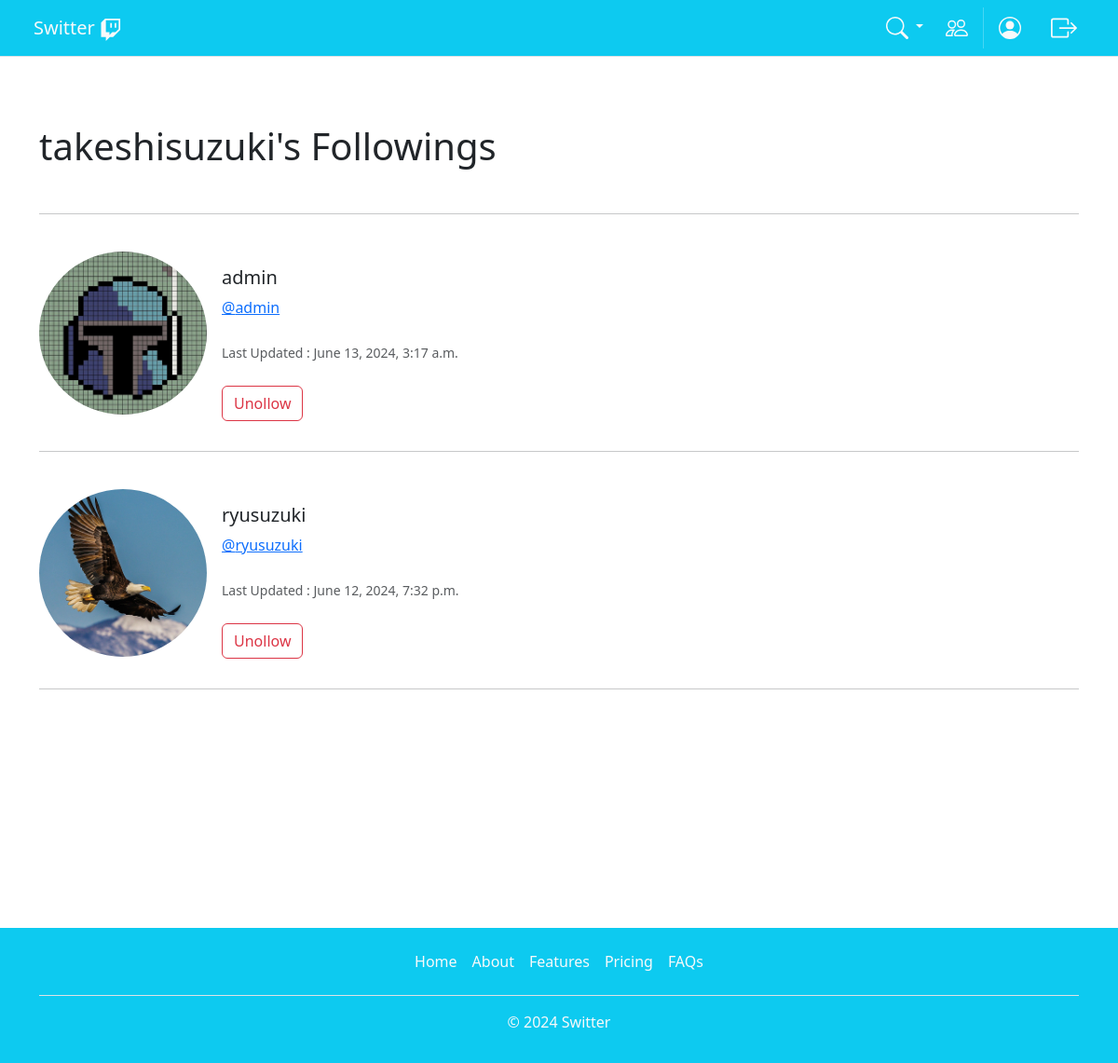
The page /profile/follows/17 (signed in) on the database its author committed.
### witter/models.py (models this page shows, shortened)
class Profile(models.Model):
    user = models.OneToOneField(User, on_delete=models.CASCADE)
    follows = models.ManyToManyField("self", related_name="followed_by", symmetrical=False, blank=True)
    last_updated = models.DateTimeField(User, auto_now=True)
    profile_img = models.ImageField(null=True, blank=True, upload_to="images/profile_pics/")
    profile_bio = models.CharField(max_length=500, null=True, blank=True)
    homepage = models.CharField(max_length=500, null=True, blank=True)
    facebook = models.CharField(max_length=500, null=True, blank=True)
    instagram = models.CharField(max_length=500, null=True, blank=True)
    linkedin = models.CharField(max_length=500, null=True, blank=True)

### witter/views.py (the view)
# urls.py: path('profile/follows/<int:pk>', views.follows, name="follows"),
def follows(request, pk):
    if request.user.is_authenticated:
        if request.user.id == pk:
            user_profile = Profile.objects.get(user_id=pk)
            return render(request, "follows.html", {"user_profile": user_profile})
        else:
            messages.success(request, "That's Not Your Profile!")
            return redirect("home")
    else:
        messages.success(request, "Login Or Register To View Profiles?")
        return redirect("home")

### witter/templates/follows.html
{% extends "base.html" %}
{%  load static %}
{% block content %}
<br>
<h1>{{ request.user.username }}'s Followings</h1>
<br>
<hr>
<br>
{% if user_profile %}
{% for profile in user_profile.follows.all %}
<div class="card mb-3 border-0" style="max-width: 540px;">
    <div class="row g-0">
      <div class="col-md-4">
        {% if profile.profile_img %}
        <img src="{{ profile.profile_img.url }}" class="img-fluid rounded-circle" alt="Profile Picture">
        {% else %}
        <img src="../media/images/profile_pics/default_pfp.png" class="img-fluid rounded-circle" alt="Profile Picture">
        {% endif %}
      </div>
      <div class="col-md-8">
        <div class="card-body">
          <h5 class="card-title">{{ profile.user.username }}</h5>
          <a class="card-text" href="{% url 'profile' profile.user.id %}">@{{ profile.user|lower }}</a>
          <br>
          <br>
          <p class="card-text mb-0"><small class="text-body-secondary ">Last Updated : {{ profile.last_updated }}</small></p>
          <br>
          <a href="{% url 'unfollow' profile.id %}" class="btn btn-outline-danger">Unollow</a>
        </div>
      </div>
    </div>
  </div>
  <hr>
<br>
{% endfor %}
{% endif %}
{% endblock %}

### rows shown on the page
Profile: profile_img (picture), user.username "admin", user "admin", last_updated "June 13, 2024, 3:17 a.m."
Profile: profile_img (picture), user.username "ryusuzuki", user "ryusuzuki", last_updated "June 12, 2024, 7:32 p.m."

### other values the page prints
{{ request.user.username }} "takeshisuzuki"
